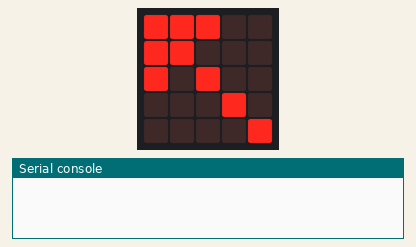
This program was run on a simulated BBC micro:bit running MicroPython. On the bench: the board's 5×5 LED display, the last lines printed to the serial console. Random numbers come from a fixed seed; no radio messages arrive unless stated (any console line starting 'radio sent:' is added by the test bench).

Above: at 0.1 s.
At 2.1 s:
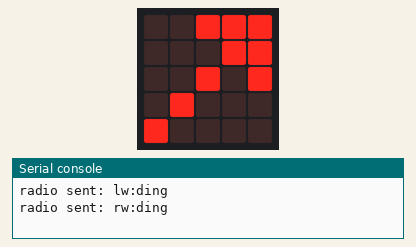
At 4.6 s:
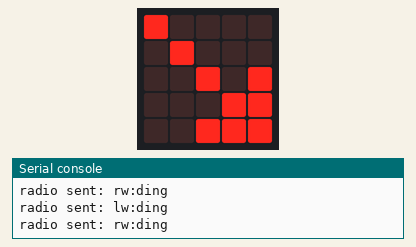

The program:

ddr_control.py
```python
from microbit import *
import radio
import random

radio.config(channel=22)
radio.on()

NAMES = ['lw', 'ls', 'rw', 'rs']
coords = [[0,0,0],[0,0,0],[0,0,0],[0,0,0]]
next_check = 0

#lw - 1: 200,700 up   x pos (right) x neg (left)
#     1: -200,-8000 down


#samp_sum = [[0,0,0],[0,0,0],[0,0,0],[0,0,0]]
#samp_min = [[0,0,0],[0,0,0],[0,0,0],[0,0,0]]
#samp_max = [[0,0,0],[0,0,0],[0,0,0],[0,0,0]]
#samp_n = 0

IMAGES = [Image.ARROW_NE, Image.ARROW_NW, Image.ARROW_SE, Image.ARROW_SW]
CODES = ['--', '--', '++', '++']
c = 0

next = random.randint(0, 3)

while True:
    try:
        m = radio.receive()
    except:
        radio.off()
        radio.on()
        m = None
    if m:
        m = m.strip().split(':')
        if m[0] not in NAMES:
            continue
        i = NAMES.index(m[0])
        display.set_pixel(i, 0, 9)
        coords[i] = [float(m[1]), float(m[2]), float(m[3])]

    if running_time() > next_check:
        #print(coords)
        x = ''
        if coords[0][1] < 0:
            x += '+'
        else:
            x += '-'

        if coords[2][1] < 0:
            x += '+'
        else:
            x += '-'
        if x == CODES[next]:
            c += 1
            if c == 3:
                next = random.randint(0, 3)
                radio.send('lw:ding')
                radio.send('rw:ding')
                display.clear()
                sleep(1000)
                c = 0
        display.show(IMAGES[next])
        next_check = running_time() + 500
    
```

Measured:
- what the display in image 1 shows lasts 1.5 s, from 2.0 s to 3.5 s
